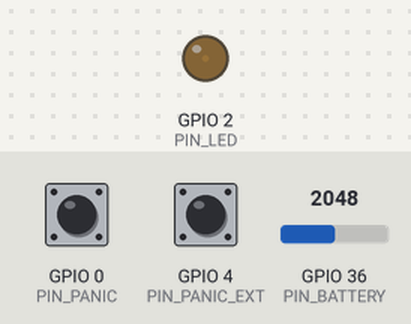
The sketch below on a simulated ESP32. Parts: output pins drawn as LEDs (lit = HIGH). The test bench sets the inputs (shaded band); at power-on: GPIO 0 (PIN_PANIC) HIGH, GPIO 4 (PIN_PANIC_EXT) HIGH, GPIO 36 (PIN_BATTERY) = 2048. WiFi joins after 1.5 s; servers stay silent unless stated; no MQTT or app messages arrive unless stated; what the sketch prints to the serial monitor is not drawn.

Above: at 3.2 s.
3.3 s: GPIO 0 (PIN_PANIC) pulled LOW for 0.15 s
At 4.7 s:
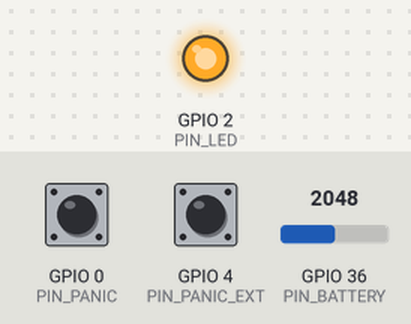
9.3 s: GPIO 4 (PIN_PANIC_EXT) pulled LOW for 3.2 s
Timing chart, 0 to 20.0 s (numbered marks = the images above; inputs shaded):
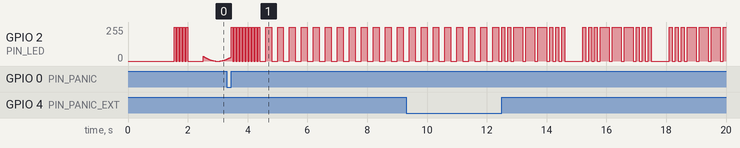

The sketch:

esp32_panic_button.ino
```cpp
/*
 * SENTINEL — ESP32 Panic Button Firmware
 *
 * Wearable / mountable panic button that sends IMMEDIATE
 * CRITICAL alert to SENTINEL via MQTT.
 *
 * Features:
 *   - Physical panic button (GPIO 0 / boot button)
 *   - Optional secondary button (GPIO 4)
 *   - Status LED (GPIO 2)
 *   - NeoPixel ring feedback (GPIO 15, optional)
 *   - Battery voltage monitoring (GPIO 36)
 *   - Double-press = cancel alert
 *   - Hold 3s = lockdown mode
 *   - Deep sleep between presses for battery life
 *
 * Wiring:
 *   Panic Button   → GPIO 0 (or external button on GPIO 4)
 *   Status LED     → GPIO 2
 *   NeoPixel       → GPIO 15 (WS2812B ring, optional)
 *   Battery ADC    → GPIO 36
 */

#include <WiFi.h>
#include <PubSubClient.h>
#include <ArduinoJson.h>

// ==================== CONFIG ====================
const char* WIFI_SSID     = "YOUR_WIFI_SSID";
const char* WIFI_PASSWORD  = "YOUR_WIFI_PASSWORD";
const char* MQTT_BROKER    = "192.168.1.100";
const int   MQTT_PORT      = 1883;
const char* DEVICE_ID      = "panic_btn_01";
const char* ZONE           = "wearable";

// ==================== PINS ====================
#define PIN_PANIC       0   // Boot button
#define PIN_PANIC_EXT   4   // External panic button
#define PIN_LED         2
#define PIN_BATTERY     36

// ==================== STATE ====================
WiFiClient espClient;
PubSubClient mqtt(espClient);

unsigned long pressStart = 0;
bool alertActive = false;
int pressCount = 0;
unsigned long lastPressTime = 0;

char topicBuf[128];
char payloadBuf[512];

void setup() {
  Serial.begin(115200);
  Serial.println("\n=== SENTINEL Panic Button ===");

  pinMode(PIN_PANIC, INPUT_PULLUP);
  pinMode(PIN_PANIC_EXT, INPUT_PULLUP);
  pinMode(PIN_LED, OUTPUT);
  pinMode(PIN_BATTERY, INPUT);

  connectWiFi();

  mqtt.setServer(MQTT_BROKER, MQTT_PORT);
  mqtt.setCallback(mqttCallback);
  mqtt.setBufferSize(512);

  connectMQTT();
  sendHeartbeat();

  // Ready indicator
  for (int i = 0; i < 5; i++) {
    digitalWrite(PIN_LED, HIGH); delay(50);
    digitalWrite(PIN_LED, LOW);  delay(50);
  }
  Serial.println("Panic button ready.");
}

void loop() {
  if (!mqtt.connected()) connectMQTT();
  mqtt.loop();

  bool pressed = !digitalRead(PIN_PANIC) || !digitalRead(PIN_PANIC_EXT);
  unsigned long now = millis();

  if (pressed) {
    if (pressStart == 0) {
      pressStart = now;
      pressCount++;
      lastPressTime = now;
    }

    // Hold 3 seconds = LOCKDOWN
    if (pressStart > 0 && (now - pressStart) >= 3000) {
      triggerLockdown();
      pressStart = 0;
      pressCount = 0;
      delay(1000); // debounce
    }
  } else {
    if (pressStart > 0) {
      unsigned long holdDuration = now - pressStart;
      pressStart = 0;

      if (holdDuration < 3000) {
        // Short press handling
        if (alertActive && pressCount >= 2 && (now - lastPressTime) < 1000) {
          // Double press while alert active = CANCEL
          cancelAlert();
          pressCount = 0;
        } else if (!alertActive) {
          // Single press = PANIC
          triggerPanic();
        }
      }
    }

    // Reset press count after 2 seconds
    if (pressCount > 0 && (now - lastPressTime) > 2000) {
      pressCount = 0;
    }
  }

  // Heartbeat every 60s
  static unsigned long lastHB = 0;
  if (now - lastHB >= 60000) {
    sendHeartbeat();
    lastHB = now;
  }

  // Blink while alert active
  if (alertActive) {
    digitalWrite(PIN_LED, (now / 200) % 2);
  } else {
    // Slow breathing when idle
    int brightness = (sin(now / 2000.0 * PI) + 1) * 127;
    analogWrite(PIN_LED, brightness);
  }
}

// ==================== PANIC ACTIONS ====================
void triggerPanic() {
  alertActive = true;
  Serial.println("!!! PANIC BUTTON PRESSED !!!");

  StaticJsonDocument<256> doc;
  doc["value"] = 1;
  doc["zone"] = ZONE;
  doc["device_id"] = DEVICE_ID;
  doc["battery"] = readBatteryPercent();
  doc["note"] = "PANIC BUTTON ACTIVATED";

  snprintf(topicBuf, sizeof(topicBuf), "sentinel/sensors/%s/panic", DEVICE_ID);
  serializeJson(doc, payloadBuf, sizeof(payloadBuf));
  mqtt.publish(topicBuf, payloadBuf, true); // retained

  // Also publish to system command for immediate broadcast
  StaticJsonDocument<128> cmd;
  cmd["command"] = "panic";
  cmd["device_id"] = DEVICE_ID;
  cmd["zone"] = ZONE;
  serializeJson(cmd, payloadBuf, sizeof(payloadBuf));
  mqtt.publish("sentinel/system/command", payloadBuf);

  // Rapid blink
  for (int i = 0; i < 10; i++) {
    digitalWrite(PIN_LED, HIGH); delay(50);
    digitalWrite(PIN_LED, LOW);  delay(50);
  }
}

void cancelAlert() {
  alertActive = false;
  Serial.println("Alert cancelled");

  StaticJsonDocument<128> doc;
  doc["value"] = 0;
  doc["zone"] = ZONE;
  doc["device_id"] = DEVICE_ID;
  doc["note"] = "PANIC CANCELLED";

  snprintf(topicBuf, sizeof(topicBuf), "sentinel/sensors/%s/panic", DEVICE_ID);
  serializeJson(doc, payloadBuf, sizeof(payloadBuf));
  mqtt.publish(topicBuf, payloadBuf, true);

  // Confirm cancel with slow blinks
  for (int i = 0; i < 3; i++) {
    digitalWrite(PIN_LED, HIGH); delay(300);
    digitalWrite(PIN_LED, LOW);  delay(300);
  }
}

void triggerLockdown() {
  Serial.println("!!! LOCKDOWN MODE !!!");

  StaticJsonDocument<128> cmd;
  cmd["command"] = "lockdown";
  cmd["device_id"] = DEVICE_ID;
  cmd["zone"] = ZONE;
  serializeJson(cmd, payloadBuf, sizeof(payloadBuf));
  mqtt.publish("sentinel/system/command", payloadBuf);

  alertActive = true;

  // SOS pattern
  for (int r = 0; r < 3; r++) {
    for (int i = 0; i < 3; i++) { digitalWrite(PIN_LED, HIGH); delay(100); digitalWrite(PIN_LED, LOW); delay(100); }
    for (int i = 0; i < 3; i++) { digitalWrite(PIN_LED, HIGH); delay(300); digitalWrite(PIN_LED, LOW); delay(100); }
    for (int i = 0; i < 3; i++) { digitalWrite(PIN_LED, HIGH); delay(100); digitalWrite(PIN_LED, LOW); delay(100); }
    delay(500);
  }
}

// ==================== BATTERY ====================
float readBatteryPercent() {
  int raw = analogRead(PIN_BATTERY);
  float voltage = (raw / 4095.0) * 3.3 * 2; // voltage divider
  float percent = ((voltage - 3.0) / (4.2 - 3.0)) * 100;
  return constrain(percent, 0, 100);
}

// ==================== HEARTBEAT ====================
void sendHeartbeat() {
  StaticJsonDocument<256> doc;
  doc["type"] = "panic_button";
  doc["firmware"] = "1.0.0";
  doc["zone"] = ZONE;
  doc["ip"] = WiFi.localIP().toString();
  doc["rssi"] = WiFi.RSSI();
  doc["battery"] = readBatteryPercent();
  doc["alert_active"] = alertActive;
  doc["uptime"] = millis() / 1000;

  JsonArray caps = doc.createNestedArray("capabilities");
  caps.add("panic");

  snprintf(topicBuf, sizeof(topicBuf), "sentinel/devices/%s/status", DEVICE_ID);
  serializeJson(doc, payloadBuf, sizeof(payloadBuf));
  mqtt.publish(topicBuf, payloadBuf);
}

void mqttCallback(char* topic, byte* payload, unsigned int length) {
  payload[length] = '\0';
  Serial.printf("[MQTT] %s: %s\n", topic, (char*)payload);
}

// ==================== CONNECTIVITY ====================
void connectWiFi() {
  Serial.printf("WiFi: %s", WIFI_SSID);
  WiFi.begin(WIFI_SSID, WIFI_PASSWORD);
  int tries = 0;
  while (WiFi.status() != WL_CONNECTED && tries < 30) {
    delay(500); Serial.print("."); tries++;
  }
  if (WiFi.status() == WL_CONNECTED) {
    Serial.printf("\nIP: %s\n", WiFi.localIP().toString().c_str());
  } else {
    Serial.println("\nWiFi failed! Restarting...");
    ESP.restart();
  }
}

void connectMQTT() {
  while (!mqtt.connected()) {
    Serial.print("MQTT...");
    String clientId = String("sentinel-") + DEVICE_ID;
    if (mqtt.connect(clientId.c_str())) {
      Serial.println("ok!");
      snprintf(topicBuf, sizeof(topicBuf), "sentinel/alerts/%s/trigger", DEVICE_ID);
      mqtt.subscribe(topicBuf);
      mqtt.subscribe("sentinel/system/command");
    } else {
      Serial.printf("fail(%d) retry 5s\n", mqtt.state());
      delay(5000);
    }
  }
}
```
